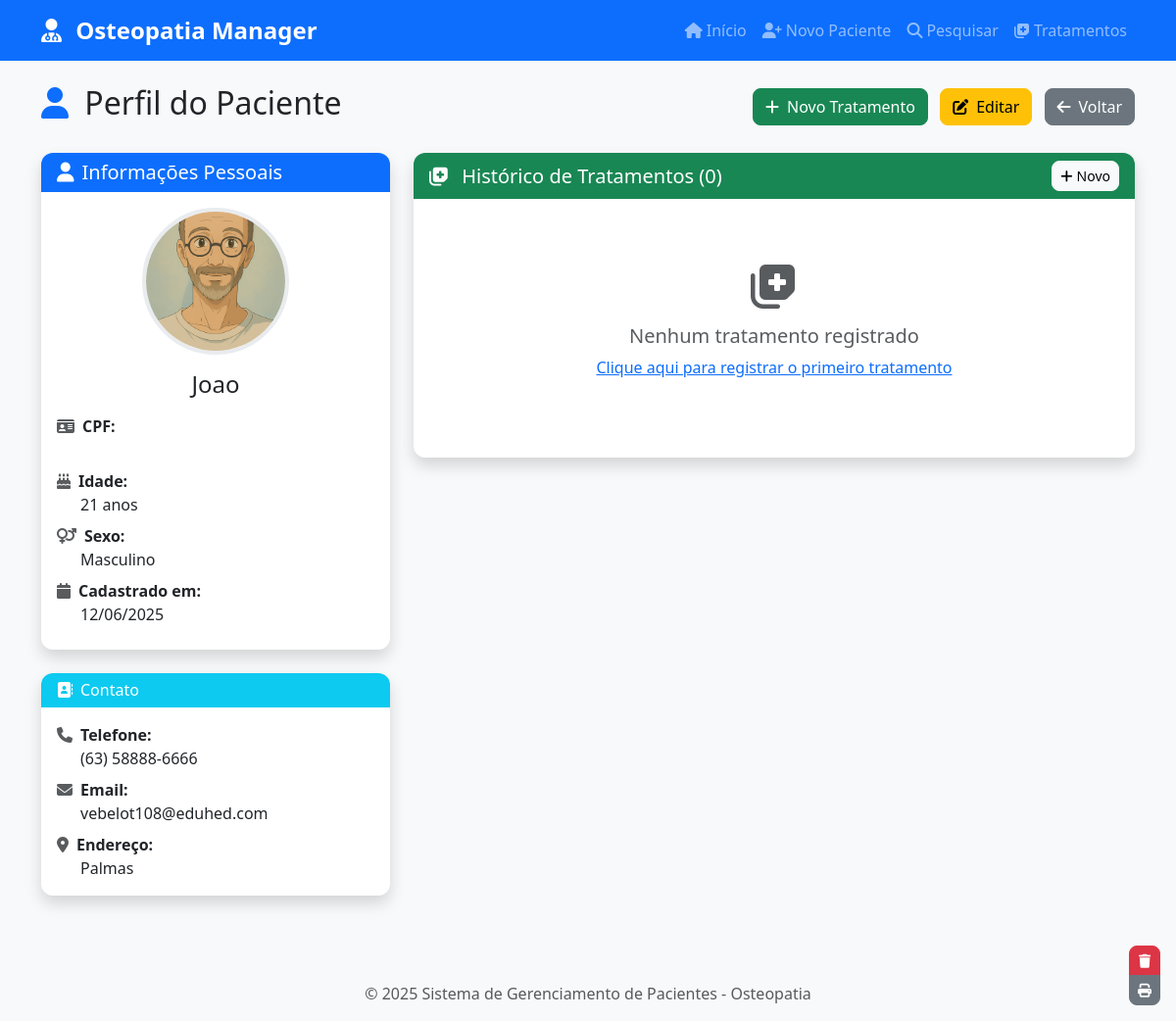
/paciente/2, run on an earlier commit of the app's database.
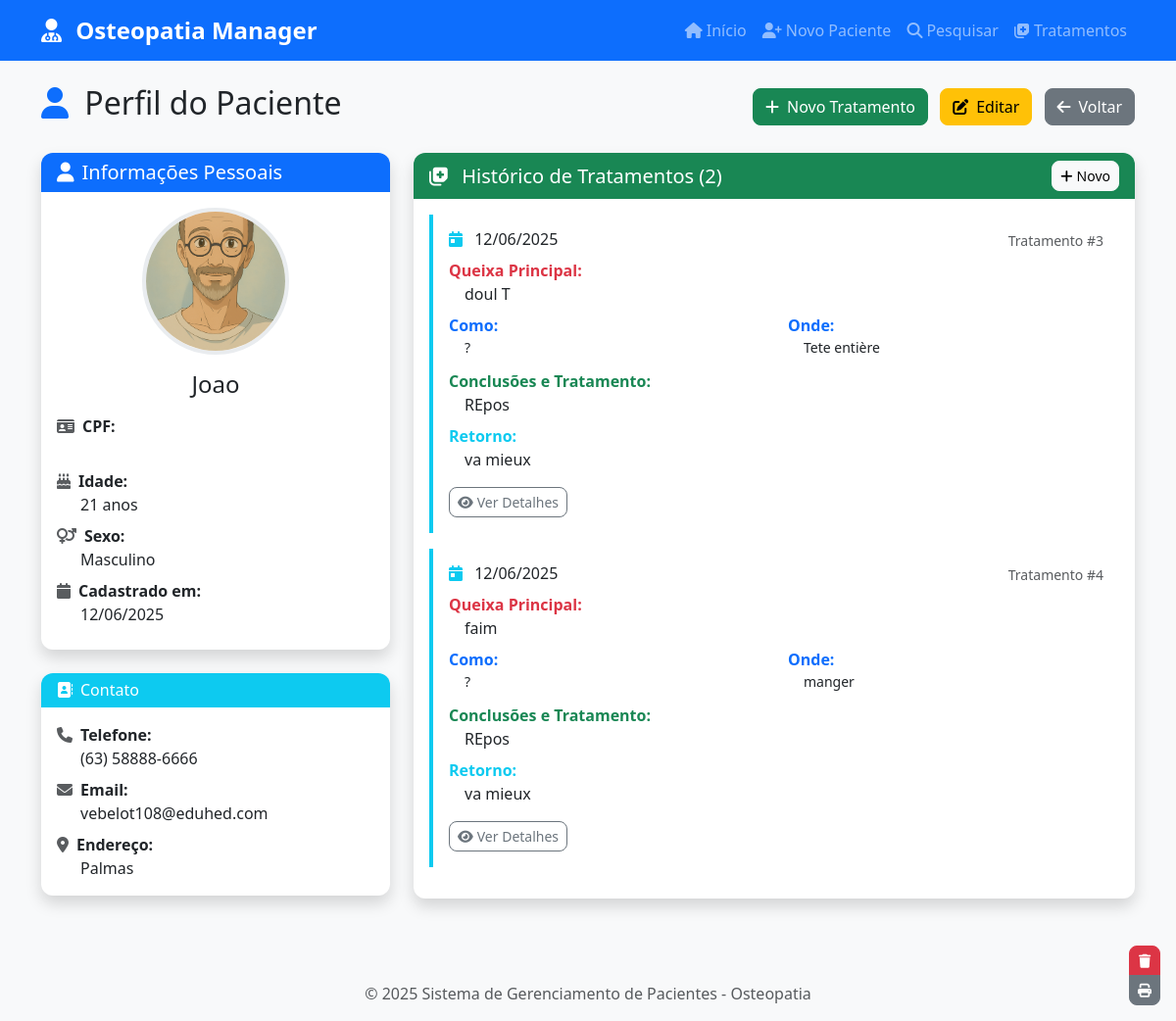
And on a later commit of the database.
### database/models.py (models this page shows, shortened)
class Paciente(db.Model):
    __tablename__ = 'pacientes'
    id = db.Column(db.Integer, primary_key=True)
    nome_completo = db.Column(db.String(200), nullable=False)
    data_registro = db.Column(db.Date, nullable=False, default=datetime.utcnow().date())
    profissao = db.Column(db.String(100))
    sexo = db.Column(db.String(20))
    idade = db.Column(db.Integer)
    endereco = db.Column(db.Text)
    cpf = db.Column(db.String(14), unique=True, nullable=True)
    telefone = db.Column(db.String(20))
    email = db.Column(db.String(120))
    foto_path = db.Column(db.String(200))
    notas = db.Column(db.Text)
    created_at = db.Column(db.DateTime, default=datetime.utcnow)
    updated_at = db.Column(db.DateTime, default=datetime.utcnow, onupdate=datetime.utcnow)
    tratamentos = db.relationship('Tratamento', backref='paciente', lazy=True, cascade='all, delete-orphan')

class Tratamento(db.Model):
    __tablename__ = 'tratamentos'
    id = db.Column(db.Integer, primary_key=True)
    paciente_id = db.Column(db.Integer, db.ForeignKey('pacientes.id'), nullable=False)
    nome_completo = db.Column(db.String(200), nullable=False)
    data_tratamento = db.Column(db.Date, nullable=False, default=datetime.utcnow().date())
    queixa_principal = db.Column(db.Text)
    como = db.Column(db.Text)
    onde = db.Column(db.Text)
    exames_complementares = db.Column(db.Text)
    antecedentes = db.Column(db.Text)
    tratamentos_anteriores = db.Column(db.Text)
    qualidade_sono = db.Column(db.String(100))
    movimentos = db.Column(db.Text)
    irradiacoes = db.Column(db.Text)
    conclusoes_tratamento = db.Column(db.Text)
    data_retorno = db.Column(db.Date)
    retorno = db.Column(db.Text)
    created_at = db.Column(db.DateTime, default=datetime.utcnow)
    updated_at = db.Column(db.DateTime, default=datetime.utcnow, onupdate=datetime.utcnow)

### app.py (the view)
@app.route('/paciente/<int:id>')
def perfil_paciente(id):
    paciente = Paciente.query.get_or_404(id)
    tratamentos = Tratamento.query.filter_by(paciente_id=id).order_by(Tratamento.data_tratamento.desc()).all()
    return render_template('perfil_paciente.html', paciente=paciente, tratamentos=tratamentos)

### app.py (called while the page is built)
@app.template_filter('format_cpf')
def format_cpf_filter(cpf):
    return format_cpf(cpf) if cpf else ''

@app.template_filter('format_phone')
def format_phone_filter(phone):
    return format_phone(phone) if phone else ''

@app.context_processor
def inject_today():
    return {'today': date.today()}

### utils/helpers.py (called while the page is built)
def format_phone(phone):
    phone = re.sub(r'[^0-9]', '', phone)
    if len(phone) == 11:
        return f"({phone[:2]}) {phone[2:7]}-{phone[7:]}"
    elif len(phone) == 10:
        return f"({phone[:2]}) {phone[2:6]}-{phone[6:]}"
    return phone

### templates/perfil_paciente.html (shortened to what this page needs)
{% extends "base.html" %}
{% block content %}
<div class="row">
    <div class="col-12">
        <div class="d-flex justify-content-between align-items-center mb-4">
            <h2>
                <i class="fas fa-user me-2 text-primary"></i>
                Perfil do Paciente
            </h2>
            <div>
                <a href="{{ url_for('novo_tratamento', paciente_id=paciente.id) }}" class="btn btn-success me-2">
                    <i class="fas fa-plus me-2"></i>Novo Tratamento
                </a>
                <a href="{{ url_for('editar_paciente', id=paciente.id) }}" class="btn btn-warning me-2">
                    <i class="fas fa-edit me-2"></i>Editar
                </a>
                <a href="{{ url_for('pesquisar_pacientes') }}" class="btn btn-secondary">
                    <i class="fas fa-arrow-left me-2"></i>Voltar
                </a>
            </div>
        </div>
    </div>
</div>
<div class="row">
    <div class="col-lg-4">
        <div class="card shadow mb-4">
            <div class="card-header bg-primary text-white">
                <h5 class="mb-0">
                    <i class="fas fa-user me-2"></i>Informações Pessoais
                </h5>
            </div>
            <div class="card-body text-center">
                <div class="mb-3">
                    {% if paciente.foto_path %}
                        <img src="{{ url_for('static', filename='uploads/' + paciente.foto_path) }}"
                             alt="Foto de {{ paciente.nome_completo }}"
                             class="patient-avatar-large">
                    {% else %}
                        <div class="patient-avatar-large bg-secondary d-flex align-items-center justify-content-center mx-auto">
                            <i class="fas fa-user fa-4x text-white"></i>
                        </div>
                    {% endif %}
                </div>
                <h4 class="mb-3">{{ paciente.nome_completo }}</h4>
                <div class="row text-start">
                    <div class="col-12 mb-2">
                        <strong><i class="fas fa-id-card me-2 text-muted"></i>CPF:</strong><br>
                    </div>
                    {% if paciente.idade %}
                    <div class="col-12 mb-2">
                        <strong><i class="fas fa-birthday-cake me-2 text-muted"></i>Idade:</strong><br>
                        <span class="ms-4">{{ paciente.idade }} anos</span>
                    </div>
                    {% endif %}
                    {% if paciente.sexo %}
                    <div class="col-12 mb-2">
                        <strong><i class="fas fa-venus-mars me-2 text-muted"></i>Sexo:</strong><br>
                        <span class="ms-4">{{ paciente.sexo }}</span>
                    </div>
                    {% endif %}
                    <div class="col-12 mb-2">
                        <strong><i class="fas fa-calendar me-2 text-muted"></i>Cadastrado em:</strong><br>
                        <span class="ms-4">{{ paciente.data_registro.strftime('%d/%m/%Y') }}</span>
                    </div>
                </div>
            </div>
        </div>
        <div class="card shadow mb-4">
            <div class="card-header bg-info text-white">
                <h6 class="mb-0">
                    <i class="fas fa-address-book me-2"></i>Contato
                </h6>
            </div>
            <div class="card-body">
                {% if paciente.telefone %}
                <div class="mb-2">
                    <strong><i class="fas fa-phone me-2 text-muted"></i>Telefone:</strong><br>
                    <span class="ms-4">{{ paciente.telefone | format_phone }}</span>
                </div>
                {% endif %}
                {% if paciente.email %}
                <div class="mb-2">
                    <strong><i class="fas fa-envelope me-2 text-muted"></i>Email:</strong><br>
                    <span class="ms-4">{{ paciente.email }}</span>
                </div>
                {% endif %}
                {% if paciente.endereco %}
                <div class="mb-0">
                    <strong><i class="fas fa-map-marker-alt me-2 text-muted"></i>Endereço:</strong><br>
                    <span class="ms-4">{{ paciente.endereco }}</span>
                </div>
                {% endif %}
            </div>
        </div>
    </div>
    <div class="col-lg-8">
        <div class="card shadow">
            <div class="card-header bg-success text-white d-flex justify-content-between align-items-center">
                <h5 class="mb-0">
                    <i class="fas fa-notes-medical me-2"></i>
                    Histórico de Tratamentos ({{ tratamentos|length }})
                </h5>
                <a href="{{ url_for('novo_tratamento', paciente_id=paciente.id) }}" class="btn btn-light btn-sm">
                    <i class="fas fa-plus me-1"></i>Novo
                </a>
            </div>
            <div class="card-body">
                {% if tratamentos %}
                    <div class="timeline">
                        {% for tratamento in tratamentos %}
                        <div class="treatment-item p-3 mb-3">
                            <div class="d-flex justify-content-between align-items-start mb-2">
                                <h6 class="mb-0">
                                    <i class="fas fa-calendar-day me-2 text-info"></i>
                                    {{ tratamento.data_tratamento.strftime('%d/%m/%Y') }}
                                </h6>
                                <small class="text-muted">
                                    Tratamento #{{ tratamento.id }}
                                </small>
                            </div>
                            {% if tratamento.queixa_principal %}
                            <div class="mb-2">
                                <strong class="text-danger">Queixa Principal:</strong>
                                <p class="mb-1 ms-3">{{ tratamento.queixa_principal }}</p>
                            </div>
                            {% endif %}
                            <div class="row">
                                {% if tratamento.como %}
                                <div class="col-md-6 mb-2">
                                    <strong class="text-primary">Como:</strong>
                                    <p class="mb-1 ms-3 small">{{ tratamento.como }}</p>
                                </div>
                                {% endif %}
                                {% if tratamento.onde %}
                                <div class="col-md-6 mb-2">
                                    <strong class="text-primary">Onde:</strong>
                                    <p class="mb-1 ms-3 small">{{ tratamento.onde }}</p>
                                </div>
                                {% endif %}
                            </div>
                            {% if tratamento.conclusoes_tratamento %}
                            <div class="mb-2">
                                <strong class="text-success">Conclusões e Tratamento:</strong>
                                <p class="mb-1 ms-3">{{ tratamento.conclusoes_tratamento }}</p>
                            </div>
                            {% endif %}
                            {% if tratamento.retorno %}
                            <div class="mb-2">
                                <strong class="text-info">Retorno:</strong>
                                <p class="mb-1 ms-3">{{ tratamento.retorno }}</p>
                            </div>
                            {% endif %}
                            <div class="mt-3">
                                <button class="btn btn-outline-secondary btn-sm" type="button"
                                        data-bs-toggle="collapse"
                                        data-bs-target="#details{{ tratamento.id }}"
                                        aria-expanded="false">
                                    <i class="fas fa-eye me-1"></i>Ver Detalhes
                                </button>
                            </div>
                        </div>
                        {% endfor %}
                    </div>
                {% else %}
                    <div class="text-center py-5">
                        <i class="fas fa-notes-medical fa-3x text-muted mb-3"></i>
                        <h5 class="text-muted">Nenhum tratamento registrado</h5>
                        <p class="text-muted">
                            <a href="{{ url_for('novo_tratamento', paciente_id=paciente.id) }}">
                                Clique aqui para registrar o primeiro tratamento
                            </a>
                        </p>
                    </div>
                {% endif %}
            </div>
        </div>
    </div>
</div>
<div class="position-fixed bottom-0 end-0 p-3">
    <div class="btn-group-vertical" role="group">
        <button type="button" class="btn btn-danger btn-sm" data-bs-toggle="modal" data-bs-target="#deleteModal">
            <i class="fas fa-trash"></i>
        </button>
        <button type="button" class="btn btn-secondary btn-sm" onclick="window.print()">
            <i class="fas fa-print"></i>
        </button>
    </div>
</div>
{% endblock %}

### templates/base.html (shortened to what this page needs)
<!DOCTYPE html>
<html lang="pt-BR">
<head>
    <link href="https://cdn.jsdelivr.net/npm/bootstrap@5.3.0/dist/css/bootstrap.min.css" rel="stylesheet">
    <link href="https://cdnjs.cloudflare.com/ajax/libs/font-awesome/6.4.0/css/all.min.css" rel="stylesheet">
    <link rel="stylesheet" href="https://cdn.jsdelivr.net/npm/flatpickr/dist/flatpickr.min.css">
    <link href="{{ url_for('static', filename='css/style.css') }}" rel="stylesheet">
</head>
<body>
    <nav class="navbar navbar-expand-lg navbar-dark bg-primary">
        <div class="container">
            <a class="navbar-brand" href="{{ url_for('index') }}">
                <i class="fas fa-user-md me-2"></i>
                Osteopatia Manager
            </a>
            <div class="collapse navbar-collapse" id="navbarNav">
                <ul class="navbar-nav ms-auto">
                    <li class="nav-item">
                        <a class="nav-link" href="{{ url_for('index') }}">
                            <i class="fas fa-home me-1"></i>Início
                        </a>
                    </li>
                    <li class="nav-item">
                        <a class="nav-link" href="{{ url_for('novo_paciente') }}">
                            <i class="fas fa-user-plus me-1"></i>Novo Paciente
                        </a>
                    </li>
                    <li class="nav-item">
                        <a class="nav-link" href="{{ url_for('pesquisar_pacientes') }}">
                            <i class="fas fa-search me-1"></i>Pesquisar
                        </a>
                    </li>
                    <li class="nav-item">
                        <a class="nav-link" href="{{ url_for('tratamentos') }}">
                            <i class="fas fa-notes-medical me-1"></i>Tratamentos
                        </a>
                    </li>
                </ul>
            </div>
        </div>
    </nav>
    <main class="container my-4">
        {% block content %}{% endblock %}
    </main>
    <footer class="bg-light text-center py-3 mt-5">
        <div class="container">
            <p class="text-muted mb-0">
                &copy; 2025 Sistema de Gerenciamento de Pacientes - Osteopatia
            </p>
        </div>
    </footer>
</body>
</html>

### static/css/style.css (style rules this page uses)
:root { --primary-color: #0d6efd; --success-color: #198754; --info-color: #0dcaf0; --warning-color: #ffc107; --danger-color: #dc3545; --secondary-color: #6c757d; --light-color: #f8f9fa; --dark-color: #212529; }
body { font-family: 'Segoe UI', Tahoma, Geneva, Verdana, sans-serif; background-color: #f8f9fa; }
.navbar-brand { font-weight: 600; font-size: 1.5rem; }
.btn { border-radius: 8px; font-weight: 500; transition: all 0.2s ease-in-out; }
.card { border: none; border-radius: 12px; overflow: hidden; }
.card-header { border-bottom: none; font-weight: 600; }
.patient-avatar-large { width: 150px; height: 150px; border-radius: 50%; object-fit: cover; border: 4px solid #e9ecef; }
.treatment-item { border-left: 4px solid var(--info-color); background-color: white; border-radius: 0 8px 8px 0; transition: all 0.2s ease-in-out; }
footer { margin-top: auto; }

What changed in the data, as far as the page shows it:
added Tratamento: data_tratamento "12/06/2025", id "3", queixa_principal "doul T", como "?", onde "Tete entière", conclusoes_tratamento "REpos", retorno "va mieux"
added Tratamento: data_tratamento "12/06/2025", id "4", queixa_principal "faim", como "?", onde "manger", conclusoes_tratamento "REpos", retorno "va mieux"
Also different on the page:
{{ tratamentos|length }}: "0" → "2"
text no longer shown: "Nenhum tratamento registrado Clique aqui para registrar o primeiro tratamento"
